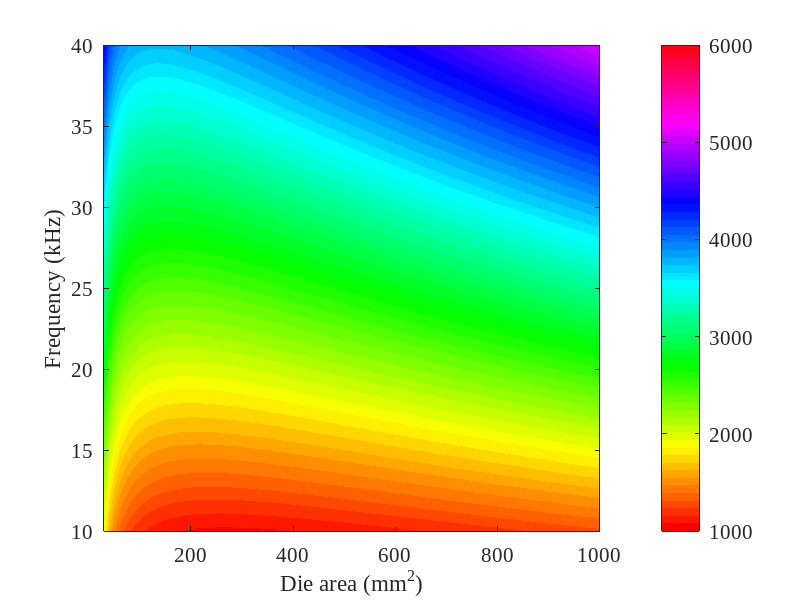

Here is the MATLAB script that generated this plot:
Iph_rms=250;

P_on_y=[];
Psw_zcs_y=[];
Psw_dvdt_y= [];

Fsw_a=10e3:5e2:40e3;

A_die_a=30:10:1000;

for fsw=Fsw_a

k_r=7.2*10e-3;
alpha_r= 1.6;

P_on_x=[];
Psw_zcs_x=[];
Psw_dvdt_x= [];


for A_die=A_die_a

U_b=1.7; % kV 

r_on=k_r * U_b^(alpha_r)./A_die;
P_on= Iph_rms^2*r_on;

Udc=1250; 
Ub=U_b*1e3;
k_c=1.6e4;
alpha_c=-1;

C_oss= k_c*(Ub^alpha_c)*A_die*1e-12;

Esw=C_oss*Udc^2;

Psw_zcs= Esw*fsw;



dv_dt=15e3/1e-6; % V/s
di_dt=20e3/1e-6; % V/s

theta=0:1e-3:2*pi;
Iph=Iph_rms*sqrt(2)*sin(theta);
Iph=abs(Iph);
Psw_over= ((Udc*Iph.^2/di_dt)+(Udc^2.*Iph/dv_dt));
Psw_dvdt= fsw*trapz(theta,Psw_over)/2/pi;


P_on_x=[P_on_x P_on];
Psw_zcs_x=[Psw_zcs_x Psw_zcs];
Psw_dvdt_x= [Psw_dvdt_x Psw_dvdt];

end 

P_on_y=[P_on_y ; P_on_x];
Psw_zcs_y=[Psw_zcs_y ; Psw_zcs_x];
Psw_dvdt_y= [Psw_dvdt_y; Psw_dvdt_x];

end

P_tot= P_on_y+Psw_zcs_y+Psw_dvdt_y;


[X,Y] = meshgrid(A_die_a,Fsw_a/1e3);

figure1 = figure('GraphicsSmoothing','off');
colormap(hsv);

% Create axes
axes1 = axes('Parent',figure1);
hold(axes1,'on');

% Create contour
hLines = 500; 
 % [~,h] = contour(X,Y,3*P_on_y,hLines,'Fill','on');
  % [~,h] = contour(X,Y,3*Psw_zcs_y,hLines,'Fill','on');
    % [~,h] = contour(X,Y,3*Psw_dvdt_y,hLines,'Fill','on');
   [~,h] = contour(X,Y,3*P_tot,hLines,'Fill','on');

% Create ylabel
ylabel('Frequency (kHz)','FontSize',15);

% Create xlabel
xlabel('Die area (mm^2)','FontSize',15);

% Create title
 % title(' Total Loss (W)','FontSize',20,'FontWeight','bold','Interpreter','none');


box(axes1,'on');
axis(axes1,'tight');
hold(axes1,'off');
% Set the remaining axes properties
set(axes1,'BoxStyle','full','FontName','Times New Roman','FontSize',15,...
    'Layer','top');
% Create colorbar
colorbar(axes1,'FontSize',15,'FontName','Times New Roman');
caxis([1000 6000]);
